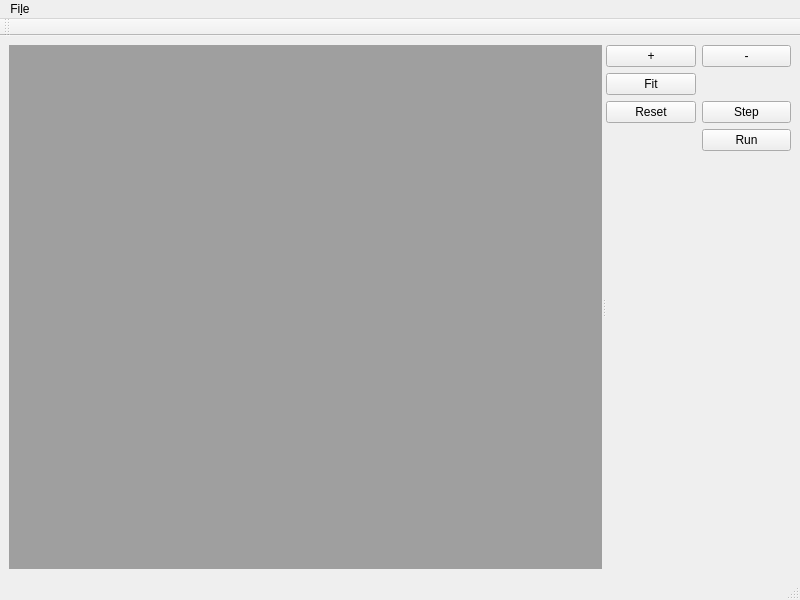
<?xml version="1.0" encoding="UTF-8"?>
<ui version="4.0">
 <class>MainWindow</class>
 <widget class="QMainWindow" name="MainWindow">
  <property name="geometry">
   <rect>
    <x>0</x>
    <y>0</y>
    <width>800</width>
    <height>600</height>
   </rect>
  </property>
  <property name="windowTitle">
   <string>MainWindow</string>
  </property>
  <widget class="QWidget" name="centralwidget">
   <layout class="QVBoxLayout" name="verticalLayout">
    <item>
     <widget class="QSplitter" name="splitter">
      <property name="orientation">
       <enum>Qt::Horizontal</enum>
      </property>
      <widget class="QWidget" name="widget_2" native="true">
       <property name="minimumSize">
        <size>
         <width>100</width>
         <height>100</height>
        </size>
       </property>
       <layout class="QVBoxLayout" name="verticalLayout_2">
        <property name="leftMargin">
         <number>0</number>
        </property>
        <property name="topMargin">
         <number>0</number>
        </property>
        <property name="rightMargin">
         <number>0</number>
        </property>
        <property name="bottomMargin">
         <number>0</number>
        </property>
        <item>
         <widget class="QMdiArea" name="mdiArea"/>
        </item>
       </layout>
      </widget>
      <widget class="QWidget" name="widget" native="true">
       <property name="minimumSize">
        <size>
         <width>100</width>
         <height>100</height>
        </size>
       </property>
       <layout class="QGridLayout" name="gridLayout">
        <item row="1" column="0">
         <widget class="QPushButton" name="pushButton_6">
          <property name="text">
           <string>Fit</string>
          </property>
         </widget>
        </item>
        <item row="0" column="0">
         <widget class="QPushButton" name="pushButton_3">
          <property name="text">
           <string>+</string>
          </property>
         </widget>
        </item>
        <item row="0" column="1">
         <widget class="QPushButton" name="pushButton_4">
          <property name="text">
           <string>-</string>
          </property>
         </widget>
        </item>
        <item row="2" column="1">
         <widget class="QPushButton" name="pushButton">
          <property name="text">
           <string>Step</string>
          </property>
         </widget>
        </item>
        <item row="3" column="1">
         <widget class="QPushButton" name="pushButton_2">
          <property name="text">
           <string>Run</string>
          </property>
          <property name="checkable">
           <bool>true</bool>
          </property>
          <property name="checked">
           <bool>false</bool>
          </property>
         </widget>
        </item>
        <item row="2" column="0">
         <widget class="QPushButton" name="pushButton_5">
          <property name="text">
           <string>Reset</string>
          </property>
         </widget>
        </item>
        <item row="4" column="1">
         <spacer name="verticalSpacer">
          <property name="orientation">
           <enum>Qt::Vertical</enum>
          </property>
          <property name="sizeHint" stdset="0">
           <size>
            <width>20</width>
            <height>40</height>
           </size>
          </property>
         </spacer>
        </item>
       </layout>
      </widget>
     </widget>
    </item>
   </layout>
  </widget>
  <widget class="QMenuBar" name="menubar">
   <property name="geometry">
    <rect>
     <x>0</x>
     <y>0</y>
     <width>800</width>
     <height>30</height>
    </rect>
   </property>
   <widget class="QMenu" name="menuFile">
    <property name="title">
     <string>Fi&amp;le</string>
    </property>
    <addaction name="actionOpen_image"/>
   </widget>
   <addaction name="menuFile"/>
  </widget>
  <widget class="QStatusBar" name="statusbar"/>
  <widget class="QToolBar" name="toolBar">
   <property name="windowTitle">
    <string>toolBar</string>
   </property>
   <attribute name="toolBarArea">
    <enum>TopToolBarArea</enum>
   </attribute>
   <attribute name="toolBarBreak">
    <bool>false</bool>
   </attribute>
  </widget>
  <action name="actionOpen_image">
   <property name="text">
    <string>&amp;Open image ...</string>
   </property>
  </action>
 </widget>
 <resources/>
 <connections>
  <connection>
   <sender>pushButton</sender>
   <signal>clicked()</signal>
   <receiver>MainWindow</receiver>
   <slot>runIteration()</slot>
   <hints>
    <hint type="sourcelabel">
     <x>787</x>
     <y>169</y>
    </hint>
    <hint type="destinationlabel">
     <x>798</x>
     <y>43</y>
    </hint>
   </hints>
  </connection>
  <connection>
   <sender>actionOpen_image</sender>
   <signal>triggered()</signal>
   <receiver>MainWindow</receiver>
   <slot>openImage()</slot>
   <hints>
    <hint type="sourcelabel">
     <x>-1</x>
     <y>-1</y>
    </hint>
    <hint type="destinationlabel">
     <x>399</x>
     <y>299</y>
    </hint>
   </hints>
  </connection>
  <connection>
   <sender>pushButton_2</sender>
   <signal>toggled(bool)</signal>
   <receiver>MainWindow</receiver>
   <slot>toggleRun(bool)</slot>
   <hints>
    <hint type="sourcelabel">
     <x>787</x>
     <y>209</y>
    </hint>
    <hint type="destinationlabel">
     <x>798</x>
     <y>-1</y>
    </hint>
   </hints>
  </connection>
  <connection>
   <sender>pushButton_3</sender>
   <signal>clicked()</signal>
   <receiver>MainWindow</receiver>
   <slot>zoomIn()</slot>
   <hints>
    <hint type="sourcelabel">
     <x>740</x>
     <y>89</y>
    </hint>
    <hint type="destinationlabel">
     <x>799</x>
     <y>86</y>
    </hint>
   </hints>
  </connection>
  <connection>
   <sender>pushButton_4</sender>
   <signal>clicked()</signal>
   <receiver>MainWindow</receiver>
   <slot>zoomOut()</slot>
   <hints>
    <hint type="sourcelabel">
     <x>787</x>
     <y>89</y>
    </hint>
    <hint type="destinationlabel">
     <x>798</x>
     <y>127</y>
    </hint>
   </hints>
  </connection>
  <connection>
   <sender>pushButton_5</sender>
   <signal>clicked()</signal>
   <receiver>MainWindow</receiver>
   <slot>reset()</slot>
   <hints>
    <hint type="sourcelabel">
     <x>740</x>
     <y>169</y>
    </hint>
    <hint type="destinationlabel">
     <x>799</x>
     <y>215</y>
    </hint>
   </hints>
  </connection>
  <connection>
   <sender>pushButton_6</sender>
   <signal>clicked()</signal>
   <receiver>MainWindow</receiver>
   <slot>fitView()</slot>
   <hints>
    <hint type="sourcelabel">
     <x>719</x>
     <y>118</y>
    </hint>
    <hint type="destinationlabel">
     <x>798</x>
     <y>285</y>
    </hint>
   </hints>
  </connection>
 </connections>
 <slots>
  <slot>runIteration()</slot>
  <slot>openImage()</slot>
  <slot>toggleRun(bool)</slot>
  <slot>zoomIn()</slot>
  <slot>zoomOut()</slot>
  <slot>reset()</slot>
  <slot>fitView()</slot>
 </slots>
</ui>
